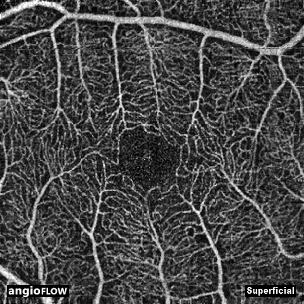
#> input picture images/test.tif, 304 x 304 px
$ jupyter execute OCTA-enhancement.ipynb
#> lines starting #> are read from the running program, lines starting #| are printed output that depends on the picture; after the words box and inside, x2 and y2 are one past the last pixel; in counts of white or black regions, pixels touching at a corner belong together
### vesselness2d.py
import cv2
from scipy import ndimage

import numpy as np
np.seterr(divide='ignore', invalid='ignore')


class vesselness2d:
    def __init__(self,image, sigma, spacing, tau):
        super(vesselness2d, self).__init__()
        # [8 lines of commented-out code are left out]

        self.image =image
        self.sigma = sigma
        self.spacing = spacing
        self.tau = tau
        self.size = image.shape
    def gaussian(self, image, sigma):
        siz = sigma * 6
        temp = round(siz/self.spacing[0]/2)
        #processing x-axis
        x = [i for i in range(-temp, temp+1)]
        x = np.array(x)
        H = np.exp(-(x**2 / (2*((sigma/self.spacing[0])**2) )))
        H = H / np.sum(H)
        Hx = H.reshape(len(H),1)
        I = ndimage.filters.convolve(image, Hx, mode='nearest')

        #processing y-axis
        temp = round(siz/self.spacing[1]/2)
        x = [i for i in range(-temp, temp+1)]
        x = np.array(x)
        H = np.exp(-(x**2 / (2*((sigma/self.spacing[1])**2) )))
        H = H / np.sum(H[:])
        Hy = H.reshape(1,len(H))
        I = ndimage.filters.convolve(I, Hy, mode= 'nearest')
        return I

    def gradient2(self, F, option):
        k = self.size[0]
        l = self.size[1]
        D = np.zeros(F.shape)
        if option == "x":
            D[0,:] = F[1,:] - F[0,:]
            D[k-1, :] = F[k-1,:]-F[k-2,:]

            #take center differences on interior points
            D[1:k-2, :] = (F[2:k-1,:]-F[0:k-3,:])/2
        else:
            D[:,0] = F[:,1]-F[:,0]
            D[:,l-1] = F[:,l-1]-F[:, l-2]
            D[:,1:l-2] = (F[:,2:l-1] - F[:,0:l-3])/2
        return D

    def Hessian2d(self, image, sigma):
        image = self.gaussian(image, sigma)
    #     image = ndimage.gaussian_filter(image, sigma, mode = 'nearest')
        Dy = self.gradient2(image,"y")
        Dyy = self.gradient2(Dy, "y")

        Dx = self.gradient2(image, "x")
        Dxx = self.gradient2(Dx, "x")
        Dxy = self.gradient2(Dx, 'y')
        return Dxx, Dyy, Dxy

    def eigvalOfhessian2d(self, Dxx, Dyy, Dxy):
        tmp = np.sqrt((Dxx-Dyy)**2 + 4*(Dxy**2))
        #compute eigenvectors of J, v1 and v2
        mu1 = 0.5 * (Dxx+Dyy + tmp)
        mu2 = 0.5 * (Dxx+Dyy - tmp)
        #Sort eigen values by absolute value abs(Lambda1) < abs(Lambda2)
        indices = (np.absolute(mu1) > np.absolute(mu2))
        Lambda1 = mu1
        Lambda1[indices] = mu2[indices]

        Lambda2 = mu2
        Lambda2[indices] = mu1[indices]
        return Lambda1, Lambda2

    def imageEigenvalues(self, I, sigma):
        hxx, hyy, hxy = self.Hessian2d(I, sigma)
        # hxx, hyy, hxy = self.Hessian2d(I, sigma)
        c = sigma ** 2
        hxx = -c* hxx
        # hxx = hxx.flatten()
        hyy = -c* hyy
        # hyy = hyy.flatten()
        hxy = -c* hxy
        # hxy = hxy.flatten()

        # # reduce computation by computing vesselness only where needed
        B1 = -(hxx+hyy)
        B2 = hxx * hyy - hxy **2
        T = np.ones(B1.shape)
        T[(B1 < 0)]= 0
        T[(B1==0) & (B2==0)]= 0
        T = T.flatten()
        indeces = np.where(T == 1)[0]
        hxx = hxx.flatten()
        hyy = hyy.flatten()
        hxy = hxy.flatten()
        hxx = hxx[indeces]
        hyy = hyy[indeces]
        hxy = hxy[indeces]
    #     lambda1i, lambda2i = hessian_matrix_eigvals([hxx, hyy, hxy])
        lambda1i, lambda2i = self.eigvalOfhessian2d(hxx, hyy, hxy)
        lambda1 = np.zeros(self.size[0] * self.size[1],)
        lambda2 = np.zeros(self.size[0] * self.size[1],)

        lambda1[indeces] = lambda1i
        lambda2[indeces] = lambda2i

        #removing noise
        lambda1[(np.isinf(lambda1))] = 0
        lambda2[(np.isinf(lambda2))] = 0

        lambda1[(np.absolute(lambda1) < 1e-4)]=0
        lambda1 = lambda1.reshape(self.size)

        lambda2[(np.absolute(lambda2) < 1e-4)]=0
        lambda2 = lambda2.reshape(self.size)
        return lambda1, lambda2

    def vesselness2d(self):
        for j in range(len(self.sigma)):
            lambda1, lambda2 = self.imageEigenvalues(self.image, self.sigma[j])
            lambda3 = lambda2.copy()
            new_tau = self.tau * np.min(lambda3)
            lambda3[(lambda3 <0) & (lambda3>= new_tau)] = new_tau
            different = lambda3 - lambda2
            response = ((np.absolute(lambda2)**2) * np.absolute(different)) *27 / ((2*np.absolute(lambda2)+np.absolute(different))**3)
            response[(lambda2 < lambda3/2 )] = 1
            response[(lambda2 >= 0)] = 0

            response[np.where(np.isinf(response))[0]] = 0
            if j == 0 :
                vesselness = response
            else:
                vesselness = np.maximum(vesselness, response)
    #     vesselness = vesselness / np.max(vesselness)
        vesselness[(vesselness < 1e-2)] = 0
#         vesselness = vesselness.reshape(self.size)
        return vesselness

### OCTA-enhancement.ipynb
[cell 1]
from PIL import Image
import numpy as np
import cv2
import matplotlib.pyplot as plt
from vesselness2d import *

[cell 2]
img_dir = 'images/test.tif'

[cell 3]
#reading image
image = Image.open(img_dir).convert("RGB")
image = np.array(image)
plt.figure(figsize=(10,10))
plt.imshow(image, cmap='gray')

#convert forgeground to background and vice-versa
image = 255-image
#> image: shape (304, 304, 3)

image = cv2.cvtColor(image, cv2.COLOR_BGR2GRAY)
#> image: shape (304, 304)
thr = np.percentile(image[(image > 0)], 1)*0.9
#> thr = 41.4
image[(image <= thr)] = thr
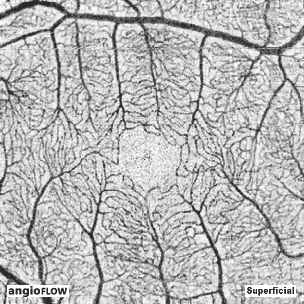
#> image: shape (304, 304); min 41, max 255, mean 183.7
image = image - np.min(image)
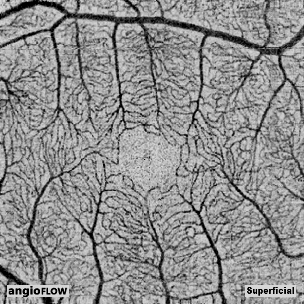
#> image: shape (304, 304); min 0, max 214, mean 142.7
image = image / np.max(image)
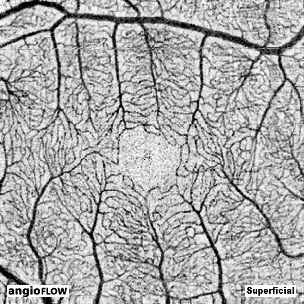
#> image: shape (304, 304) float64; min 0, max 1, mean 0.667

[cell 4]
# enhance vesselness with Jerman's  2D Hessian based tubular (vessel/vesselness) and spherical (blob/blobness) enhancement filters.

#hyper-parameter
sigma=[0.5,1, 1.5, 2, 2.5]
spacing = [1, 1]
tau = 2

output = vesselness2d(image, sigma, spacing, tau)
output = output.vesselness2d()
#> the loop in vesselness2d, `for j in range(len(self.sigma)):` made 5 passes
#> new_tau on passes 1 to 5: -0.308, -0.532, -0.635, -0.664, -0.706
#> pass 1, in Hessian2d, `Dy = self.gradient2(image,"y")`:
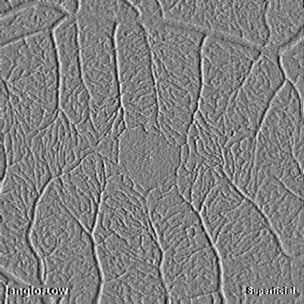
#> Dy: shape (304, 304) float64; min -0.428, max 0.421, mean 9.62e-06; drawn with min black and max white
#> pass 1, in Hessian2d, `Dyy = self.gradient2(Dy, "y")`:
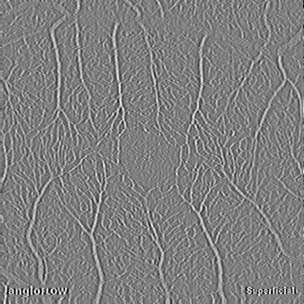
#> Dyy: shape (304, 304) float64; min -0.412, max 0.41, mean -0.00012; drawn with min black and max white
#> after the loop in vesselness2d, `for j in range(len(self.sigma)):`:
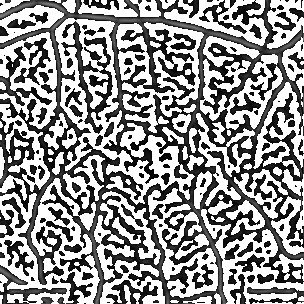
#> different: shape (304, 304) float64; min -0.706, max 0, mean -0.296; drawn with min black and max white
#> after the loop in vesselness2d, `for j in range(len(self.sigma)):`:
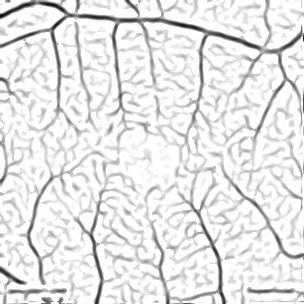
#> lambda2: shape (304, 304) float64; min -0.353, max 0, mean -0.0331; drawn with min black and max white
#> after the loop in vesselness2d, `for j in range(len(self.sigma)):`:
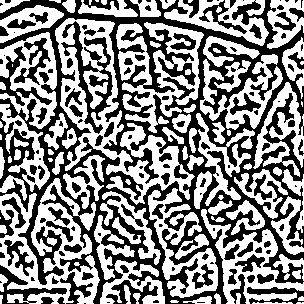
#> lambda3: shape (304, 304) float64; values -0.706 (black) and 0 (white), 53.4% white; 132 black regions (49 under 20 px), largest, box (x1, y1, x2, y2) and area: (0, 0, 304, 304) 30783, (61, 21, 113, 134) 1662, (0, 265, 67, 304) 717
#> after the loop in vesselness2d, `for j in range(len(self.sigma)):`:
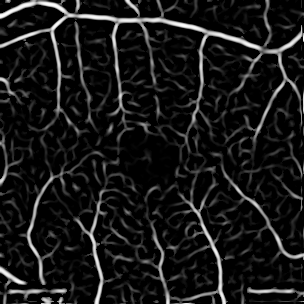
#> response: shape (304, 304) float64; min 0, max 1, mean 0.0928
#> in vesselness2d, `vesselness[(vesselness < 1e-2)] = 0`:
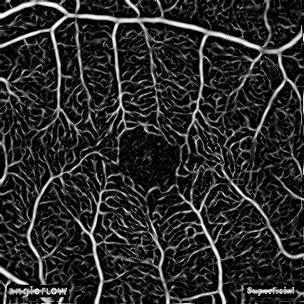
#> vesselness: shape (304, 304) float64; min 0, max 1, mean 0.163

[cell 5]
plt.figure(figsize=(10,10))
plt.imshow(output, cmap='gray')
